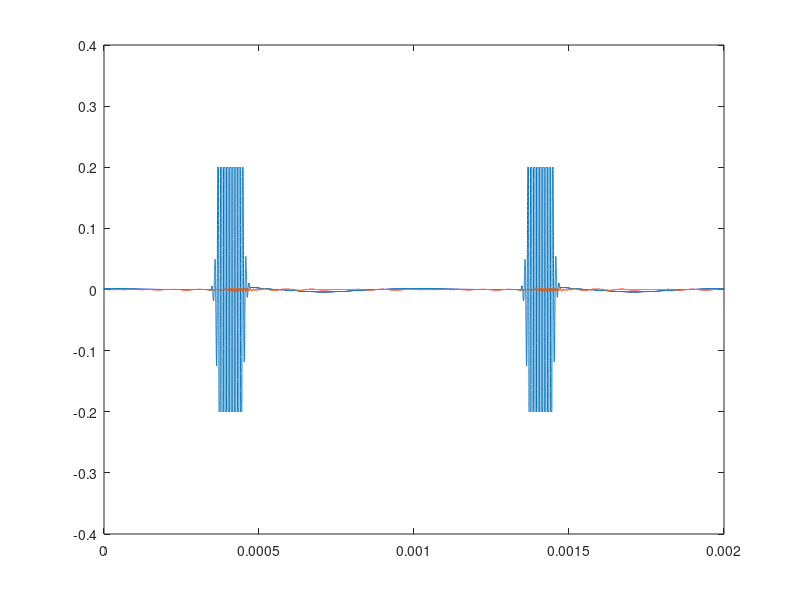

MATLAB code to generate this figure: (Note: this script raises an error after producing the figure.)

data =  load('exp3_pmma_transmission_100kHz.mat');
srce = data.src1;
srcr = data.src2;
fe = srce.SampleFrequency;
N = length(srce.Data);
temps = (0:(N-1))/fe; % temps 
freq = (-N/2:N/2-1)*(fe/N);

figure;
plot(temps,srce.Data)
hold on;
plot(temps,srcr.Data)

%% Traitement du signal detection

ur = remove_noise_bis(srcr.Data,freq,fe);
figure;
plot(srcr.Data,DisplayName="brute")
hold on
plot(ur,DisplayName="Netoye")
title("signal brut vs netoye")
legend;
xlabel("index")

%% Recuperation de deux "pulses" je ne sais pas encore si ce sont des pulses
N =length(temps);
e = 3e-3;
pulse_1 = zeros(1,N);
pulse_1(27023:31575) = ur(27023:31575);
pulse_2  = zeros(1,N);
pulse_2(31575:35526) = ur(31575:35526);

[M1] = pulses2data(freq,pulse_1,pulse_2,e,tronq=false);
%[M2] = pulses2data(freq,pulse_1,pulse_3,2*e,tronq=false);
figure;
plot(M1.freq,M1.vg,"DisplayName","pulse1 pulse2")
xlim([90e3,110e3])
% hold on;
% plot(M2.freq,M2.vg,"DisplayName","pulse2 pulse3")
title("tentative de traitement")
